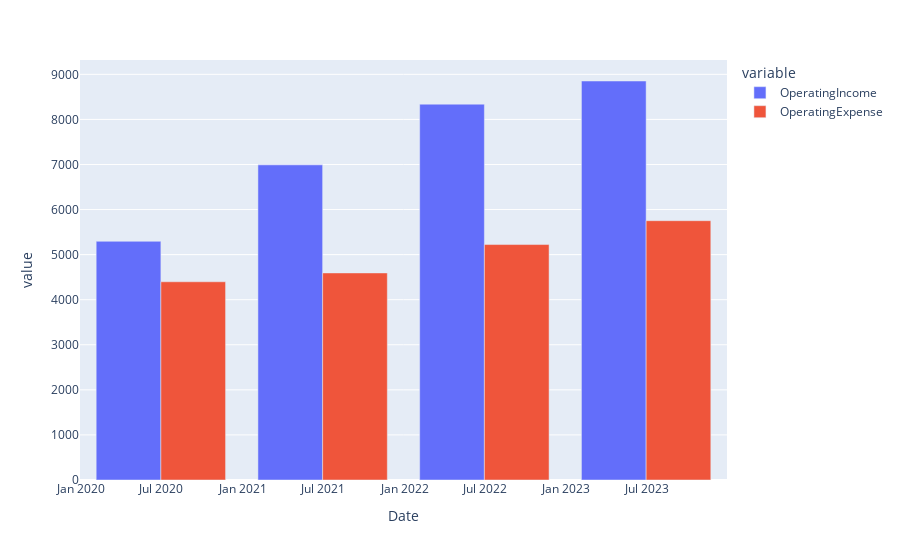

Notebook source saved alongside this figure:
### Code cell
import yfinance as yf
import plotly.express as px
import matplotlib.pyplot as plt

stock_option = 'MSFT'
Company_stock = yf.Ticker(stock_option)

# Finanzdaten abrufen
financials = Company_stock.get_financials()
revenue = financials.loc['OperatingIncome':'OperatingExpense'].T
revenue.index.names = ['Date']
revenue = revenue.reset_index()
revenue['OperatingIncome'] = revenue['OperatingIncome'].astype(float)
revenue['OperatingExpense'] = revenue['OperatingExpense'].astype(float)

# Scale 'OperatingIncome' by dividing by 10,000,000
revenue['OperatingIncome'] = revenue['OperatingIncome'] / 10000000
revenue['OperatingExpense'] = revenue['OperatingExpense'] / 10000000

# Check the updated DataFrame
print(revenue.info())

# Now you can proceed with visualization using plotly.express or matplotlib
# For example, using plotly.express bar chart
fig = px.bar(revenue, x='Date', y=['OperatingIncome', 'OperatingExpense'], barmode='group')
fig.show()

# Or using matplotlib stacked bar chart
plt.bar(revenue['Date'], revenue['OperatingIncome'], label='Operating Income')
plt.bar(revenue['Date'], revenue['OperatingExpense'], label='Operating Expense', bottom=revenue['OperatingIncome'])
plt.grid(True)
plt.xlabel('Date')
plt.ylabel('Amount (in 10,000,000)')
plt.legend()
plt.show()

### Figure 1 — Plotly figure (JSON) as saved in the notebook; plotly's stock layout.template omitted (floating-point values rounded to 4 significant figures)
{"data": [{"alignmentgroup": "True", "hovertemplate": "variable=OperatingIncome<br>Date=%{x}<br>value=%{y}<extra></extra>", "legendgroup": "OperatingIncome", "marker": {"color": "#636efa", "pattern": {"shape": ""}}, "name": "OperatingIncome", "offsetgroup": "OperatingIncome", "orientation": "v", "showlegend": true, "textposition": "auto", "type": "bar", "x": ["2023-06-30T00:00:00", "2022-06-30T00:00:00", "2021-06-30T00:00:00", "2020-06-30T00:00:00"], "xaxis": "x", "y": [8852.0, 8338.0, 6992.0, 5296.0], "yaxis": "y"}, {"alignmentgroup": "True", "hovertemplate": "variable=OperatingExpense<br>Date=%{x}<br>value=%{y}<extra></extra>", "legendgroup": "OperatingExpense", "marker": {"color": "#EF553B", "pattern": {"shape": ""}}, "name": "OperatingExpense", "offsetgroup": "OperatingExpense", "orientation": "v", "showlegend": true, "textposition": "auto", "type": "bar", "x": ["2023-06-30T00:00:00", "2022-06-30T00:00:00", "2021-06-30T00:00:00", "2020-06-30T00:00:00"], "xaxis": "x", "y": [5753.0, 5224.0, 4594, 4398.0], "yaxis": "y"}], "layout": {"barmode": "group", "legend": {"title": {"text": "variable"}, "tracegroupgap": 0}, "margin": {"t": 60}, "xaxis": {"anchor": "y", "domain": [0, 1], "title": {"text": "Date"}}, "yaxis": {"anchor": "x", "domain": [0, 1], "title": {"text": "value"}}}}
